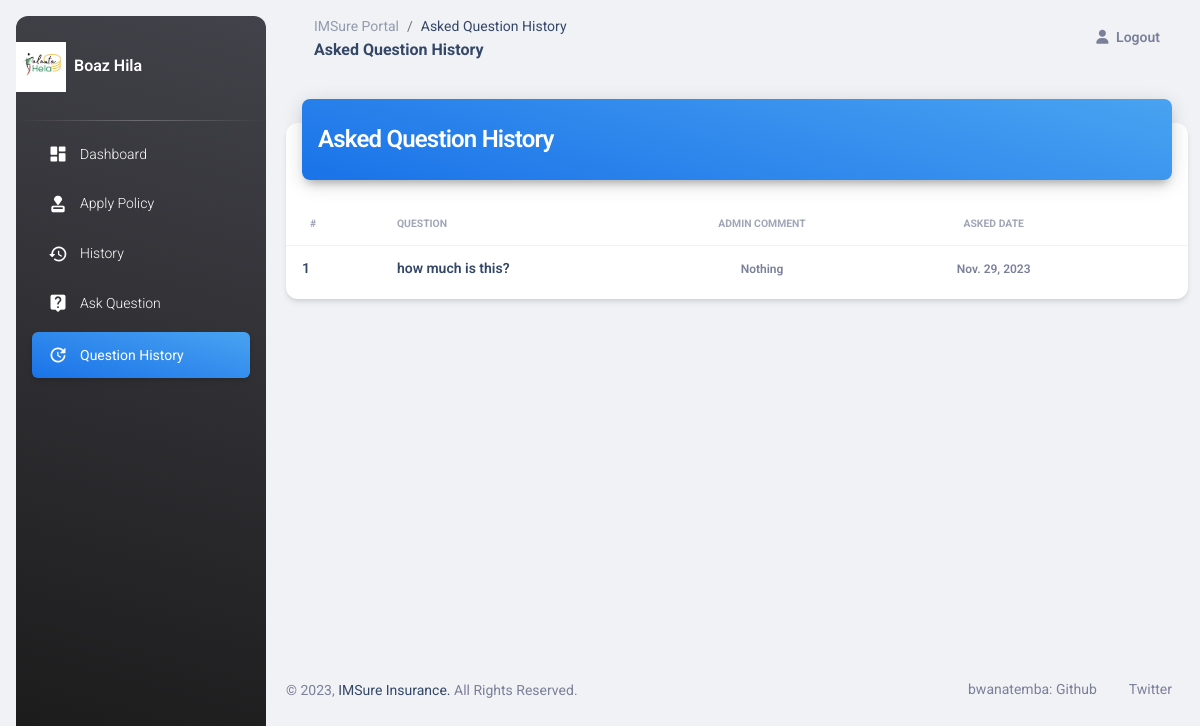
Page /customer/question-history (signed in) on the earlier database version.
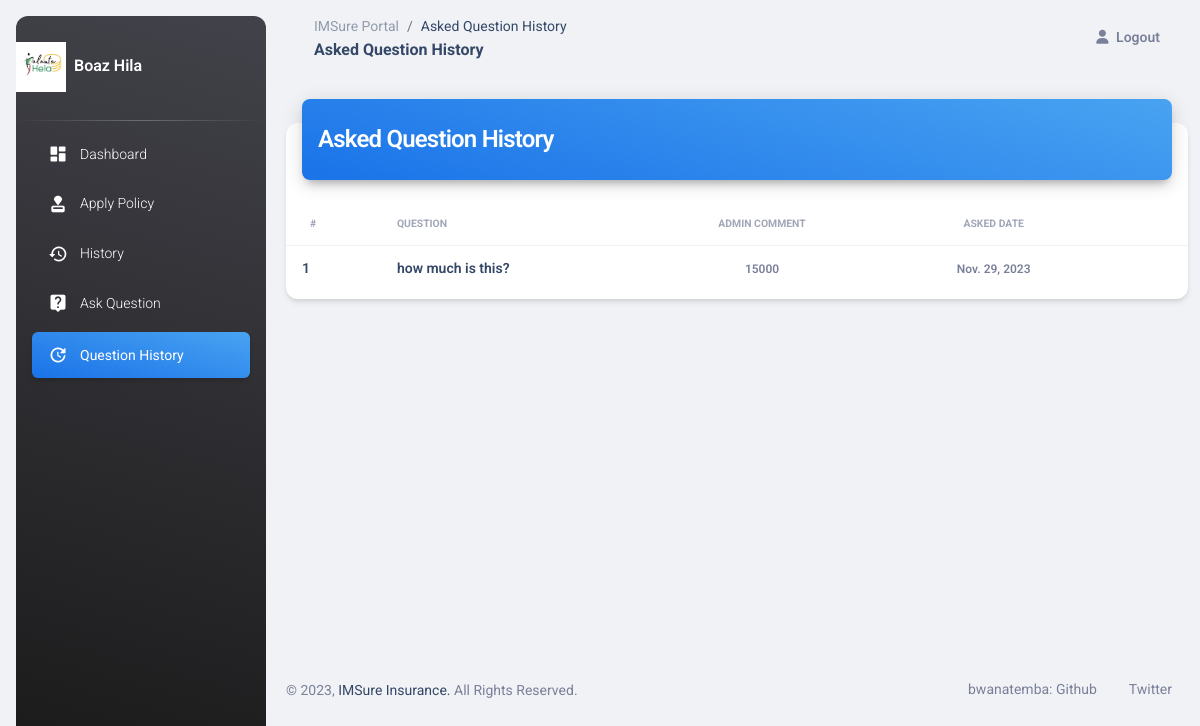
Same page on the later database version.
### insurancemanagement/models.py (models this page shows, shortened)
class Question(models.Model):
    customer = models.ForeignKey(Customer, on_delete=models.CASCADE)
    description = models.CharField(max_length=500)
    admin_comment = models.CharField(max_length=200, default='...')
    asked_date = models.DateField(auto_now=True)

### customer/views.py (the view)
# urls.py: path('question-history', views.question_history_view, name='question-history'),
def question_history_view(request):
    customer = models.Customer.objects.get(user_id=request.user.id)
    questions = CMODEL.Question.objects.all().filter(customer=customer)
    return render(request, 'customer/question_history.html', {'questions': questions, 'customer': customer})

### insurancemanagement/templates/customer/question_history.html (shortened to what the changed rows need)
<!DOCTYPE html>
{% load static %}
<html lang="en">
<head>
  <link href="{% static 'dashboard/css/nucleo-icons.css' %}" rel="stylesheet" />
  <link href="{% static 'dashboard/css/nucleo-svg.css' %}" rel="stylesheet" />
  <link id="pagestyle" href="{% static 'dashboard/css/material-dashboard.css' %}" rel="stylesheet" />
</head>
<body class="g-sidenav-show  bg-gray-200">
  <main class="main-content position-relative max-height-vh-100 h-100 border-radius-lg ">
    <div class="container-fluid py-4">
      <div class="row">
        <div class="col-12">
          <div class="card my-4">
            <div class="card-body px-0 pb-2">
              <div class="table-responsive p-0">
                <table class="table align-items-center mb-0">
                  <thead>
                    <tr>
                      <th class="text-uppercase text-secondary text-xxs font-weight-bolder opacity-7">#</th>
                      <th class="text-uppercase text-secondary text-xxs font-weight-bolder opacity-7 ps-2">Question</th>
                      <th class="text-center text-uppercase text-secondary text-xxs font-weight-bolder opacity-7">Admin Comment</th>
                      <th class="text-center text-uppercase text-secondary text-xxs font-weight-bolder opacity-7">Asked Date</th>
                      <th class="text-secondary opacity-7"></th>
                    </tr>
                  </thead>
                  {% for t in questions %}
                  <tbody>
                    <tr>
                      <td>
                        <div class="d-flex px-2 py-1">
                          <div class="d-flex flex-column justify-content-center">
                            <h6 class="mb-0 text-sm">{{ forloop.counter }}</h6>
                          </div>
                        </div>
                      </td>
                      <td>
                        <h6 class="mb-0 text-sm">{{t.description}}</h6>
                      </td>
                      <td class="align-middle text-center">
                        <span class="text-secondary text-xs font-weight-bold">{{t.admin_comment}}</span>
                      </td>
                      <td class="align-middle text-center">
                        <span class="text-secondary text-xs font-weight-bold">{{t.asked_date}}</span>
                      </td>
                    </tr>
                    {% endfor %}
                  </tbody>
                </table>
              </div>
            </div>
          </div>
        </div>
      </div>
    </div>
      <br><br><br><br><br><br>
      <br><br><br><br><br><br>
  </main>
</body>
</html>

Differences in the rows shown:
changed Question "how much is this?": admin_comment "Nothing" → "15000"
